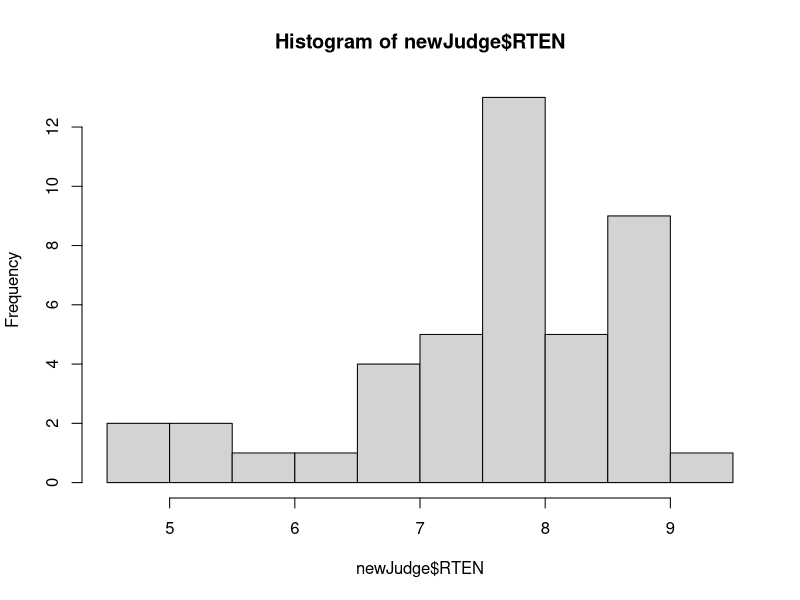
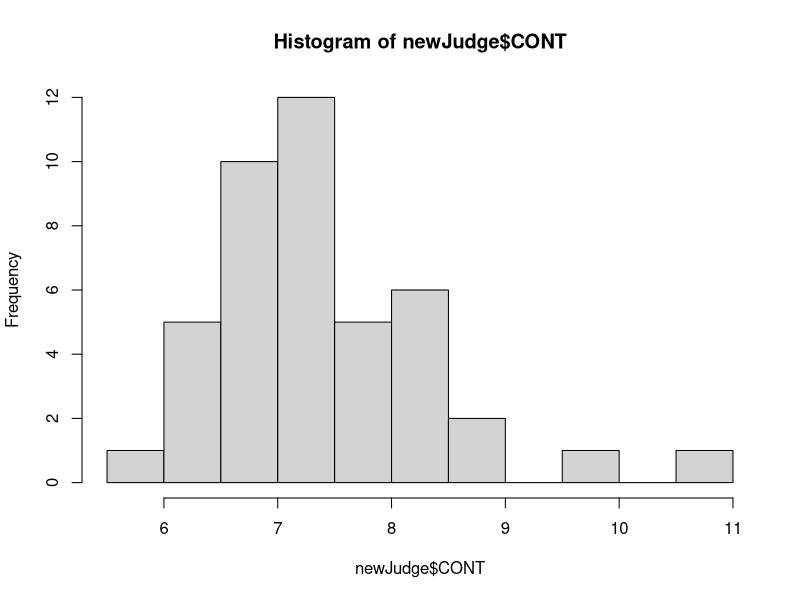
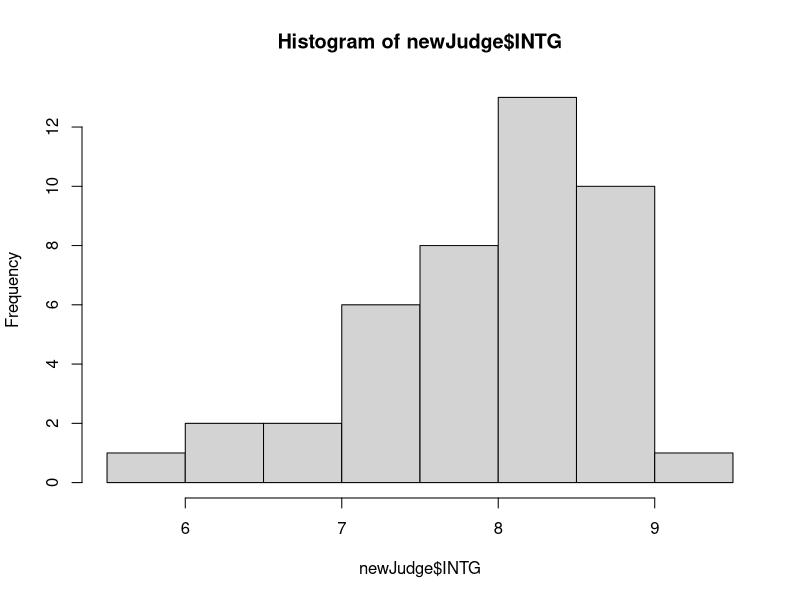

Reproduce these figures in R, in order.
## ---- chunk 1
USJudgeRatings
?UsJudgeRatings
#Lawyers' ratings of state judges in the US Superior Court.
## ---- chunk 2
newJudge <- USJudgeRatings
## ---- chunk 3
newJudge$retain <- newJudge$RTEN > median(newJudge$RTEN)
## ---- chunk 4
hist(newJudge$RTEN)
hist(newJudge$CONT)
hist(newJudge$INTG)
